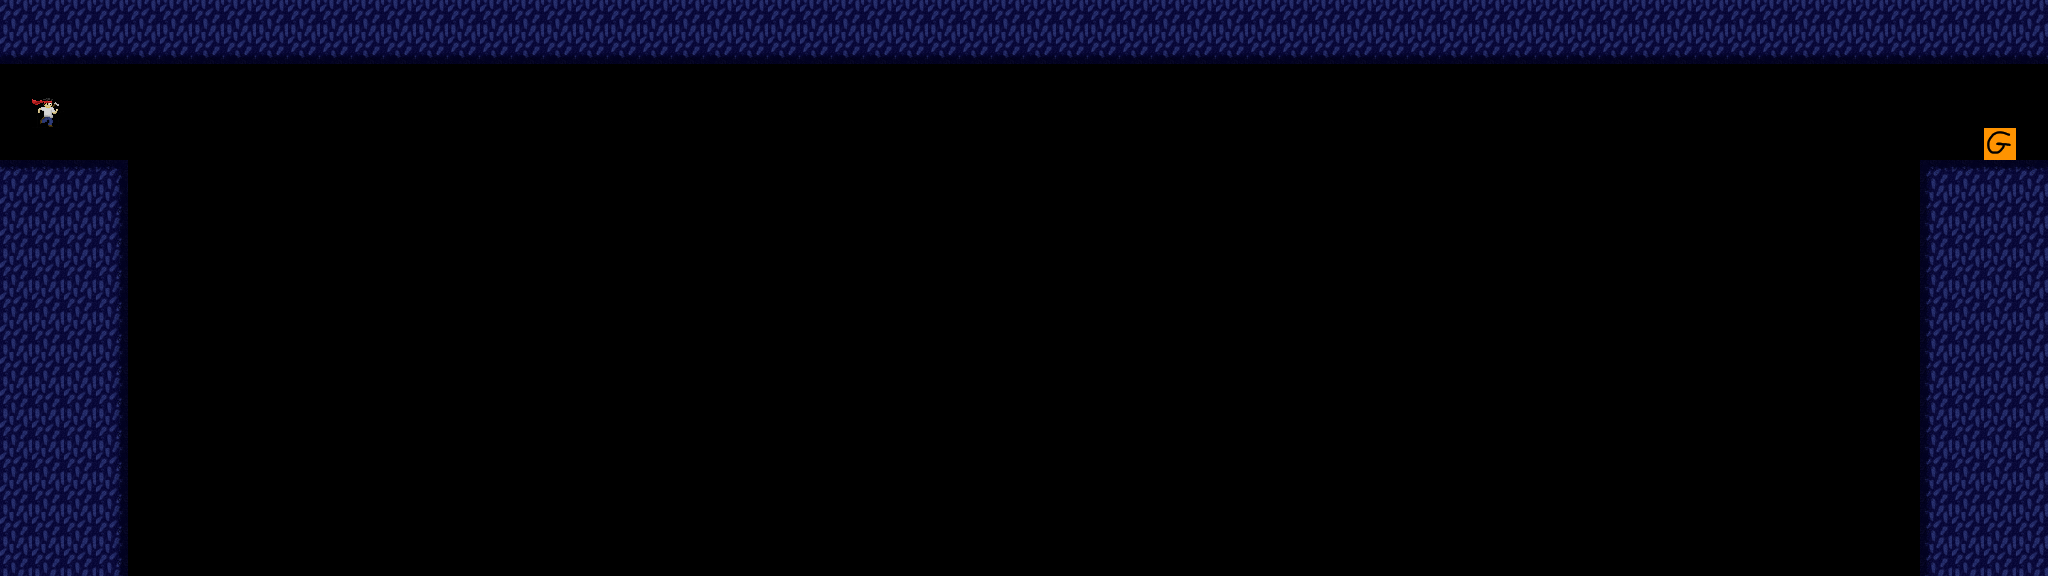

The image is a tile-based game level rendered from a .tmx file. Its description and complete source (layers, tilesets, objects, tile grids) follow:
An orthogonal 64x18 tile map with 32x32 px tiles, 1 tile layer (platforms) and 4 objects (color1, color2, color3, color4).

<map version="1.8" tiledversion="1.8.2" orientation="orthogonal" renderorder="right-down" width="64" height="18" tilewidth="32" tileheight="32" infinite="0" nextlayerid="3" nextobjectid="5">
 <editorsettings>
  <export target="../core/assets/levels/cl5.json" format="json" />
 </editorsettings>
 <properties>
  <property name="colorMode" type="int" value="0" />
 </properties>
 <tileset firstgid="1" source="disco.tsx" />
 <layer id="1" name="platforms" width="64" height="18">
  <data encoding="csv">
1,1,1,1,1,1,1,1,1,1,1,1,1,1,1,1,1,1,1,1,1,1,1,1,1,1,1,1,1,1,1,1,1,1,1,1,1,1,1,1,1,1,1,1,1,1,1,1,1,1,1,1,1,1,1,1,1,1,1,1,1,1,1,1,
33,33,33,33,33,33,33,33,33,33,33,33,33,33,33,33,33,33,33,33,33,33,33,33,33,33,33,33,33,33,33,33,33,33,33,33,33,33,33,33,33,33,33,33,33,33,33,33,33,33,33,33,33,33,33,33,33,33,33,33,33,33,33,33,
0,0,0,0,0,0,0,0,0,0,0,0,0,0,0,0,0,0,0,0,0,0,0,0,0,0,0,0,0,0,0,0,0,0,0,0,0,0,0,0,0,0,0,0,0,0,0,0,0,0,0,0,0,0,0,0,0,0,0,0,0,0,0,0,
0,8,0,0,0,0,0,0,0,0,0,0,0,0,0,0,0,0,0,0,0,0,0,0,0,0,0,0,0,0,0,0,0,0,0,0,0,0,0,0,0,0,0,0,0,0,0,0,0,0,0,0,0,0,0,0,0,0,0,0,0,0,0,0,
0,0,0,0,0,0,0,0,0,0,0,0,0,0,0,0,0,0,0,0,0,0,0,0,0,0,0,0,0,0,0,0,0,0,0,0,0,0,0,0,0,0,0,0,0,0,0,0,0,0,0,0,0,0,0,0,0,0,0,0,0,0,11,0,
28,28,28,34,0,0,0,0,0,0,0,0,0,0,0,0,0,0,0,0,0,0,0,0,0,0,0,0,0,0,0,0,0,0,0,0,0,0,0,0,0,0,0,0,0,0,0,0,0,0,0,0,0,0,0,0,0,0,0,0,35,28,28,28,
1,1,1,29,0,0,0,0,0,0,0,0,0,0,0,0,0,0,0,0,0,0,0,0,0,0,0,0,0,0,0,0,0,0,0,0,0,0,0,0,0,0,0,0,0,0,0,0,0,0,0,0,0,0,0,0,0,0,0,0,30,1,1,1,
1,1,1,29,0,0,0,0,0,0,0,0,0,0,0,0,0,0,0,0,0,0,0,0,0,0,0,0,0,0,0,0,0,0,0,0,0,0,0,0,0,0,0,0,0,0,0,0,0,0,0,9,0,0,0,0,0,0,0,0,30,1,1,1,
1,1,1,29,0,0,0,0,0,0,9,0,0,0,0,0,0,0,0,0,0,9,0,0,0,0,0,0,0,0,0,0,0,0,0,0,0,0,0,0,0,0,0,9,0,0,0,0,0,0,0,0,0,0,0,0,9,0,0,0,30,1,1,1,
1,1,1,29,0,0,0,0,0,0,0,0,0,0,0,0,0,0,0,0,0,0,0,0,0,0,0,0,0,0,0,0,0,0,0,0,0,0,0,0,0,0,0,0,0,0,0,0,0,0,0,0,0,0,0,0,0,0,0,0,30,1,1,1,
1,1,1,29,0,0,0,0,0,0,0,0,0,0,0,0,0,0,0,0,0,0,0,0,0,0,0,9,0,0,0,0,0,0,0,0,9,0,0,0,0,0,0,0,0,0,0,0,0,0,0,0,0,0,0,0,0,0,0,0,30,1,1,1,
1,1,1,29,0,0,0,0,0,0,0,0,0,0,0,0,0,0,0,0,0,0,0,0,0,0,0,0,0,0,0,0,0,0,0,0,0,0,0,0,0,0,0,0,0,0,0,0,0,0,0,0,0,9,0,0,0,0,0,0,30,1,1,1,
1,1,1,29,0,0,0,0,0,0,0,0,0,0,0,0,0,0,0,0,0,0,0,0,0,0,0,0,0,0,0,0,0,0,0,0,0,0,0,0,0,0,0,0,0,0,0,0,0,0,0,0,0,0,0,0,0,0,0,0,30,1,1,1,
1,1,1,29,0,0,0,0,0,0,0,0,0,0,0,0,0,0,0,0,0,0,0,0,0,0,0,0,0,0,0,0,0,0,0,0,0,0,0,0,0,0,0,0,0,0,0,0,0,0,0,0,0,0,0,0,0,0,0,0,30,1,1,1,
1,1,1,29,0,0,0,0,0,0,0,0,0,0,0,0,0,0,0,0,0,0,0,0,0,0,0,0,0,0,0,0,0,0,0,0,0,0,0,0,0,0,0,0,0,0,0,0,0,0,0,0,0,0,0,0,0,0,0,0,30,1,1,1,
1,1,1,29,0,0,0,0,0,0,0,0,0,0,0,0,0,0,0,0,0,0,0,0,0,0,0,0,0,0,0,0,0,0,0,0,0,0,0,0,0,0,0,0,0,0,0,0,0,0,0,0,0,0,0,0,0,0,0,0,30,1,1,1,
1,1,1,29,0,0,0,0,0,0,0,0,0,0,0,0,0,0,0,0,0,0,0,0,0,0,0,0,0,0,0,0,0,0,0,0,0,0,0,0,0,0,0,0,0,0,0,0,0,0,0,0,0,0,0,0,0,0,0,0,30,1,1,1,
1,1,1,29,0,0,0,0,0,0,0,0,0,0,0,0,0,0,0,0,0,0,0,0,0,0,0,0,0,0,0,0,0,0,0,0,0,0,0,0,0,0,0,0,0,0,0,0,0,0,0,0,0,0,0,0,0,0,0,0,30,1,1,1
</data>
 </layer>
 <objectgroup id="2" name="colors">
  <object id="1" type="color1" x="0" y="0">
   <polygon points="0,0 512,0 512,576 0,576" />
  </object>
  <object id="2" type="color2" x="512" y="0">
   <polygon points="0,0 512,0 512,576 0,576" />
  </object>
  <object id="3" type="color3" x="1024" y="0">
   <polygon points="0,0 512,0 512,576 0,576" />
  </object>
  <object id="4" type="color4" x="1536" y="0">
   <polygon points="0,0 512,0 512,576 0,576" />
  </object>
 </objectgroup>
</map>
